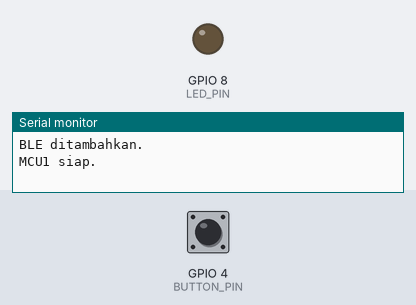
This sketch was run on a simulated ESP32-S3. On the bench: output pins drawn as LEDs (lit = HIGH), the last lines printed to the serial monitor. Dashed ring = blinking. Inputs (shaded band) come from the test bench; at power-on: GPIO 4 (BUTTON_PIN) HIGH.

Above: at 1.2 s.
1.3 s: GPIO 4 (BUTTON_PIN) pulled LOW for 3.2 s
At 4.9 s:
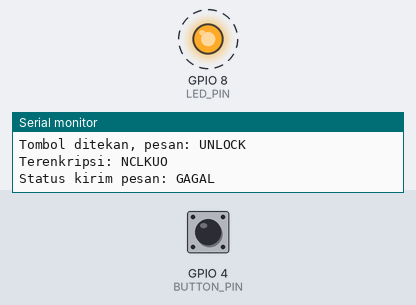
6.0 s: GPIO 4 (BUTTON_PIN) pulled LOW for 0.15 s
At 7.5 s:
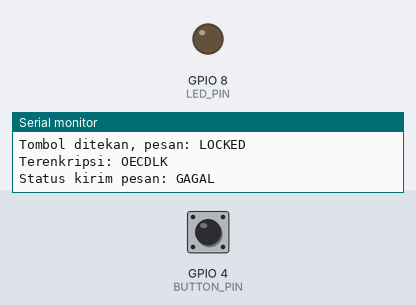
Timing chart, 0 to 9.0 s (numbered marks = the images above; inputs shaded):
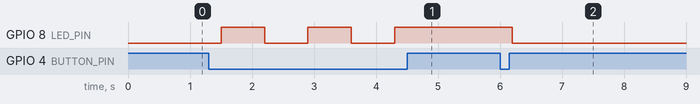

The sketch:

MCU1_Transmitter.ino
```cpp
//ESP-NOW Protocol MCU1
#include <esp_now.h>
#include <WiFi.h>

#define BUTTON_PIN 4
#define LED_PIN 8
bool toggleState = false;

uint8_t receiverMAC[] = {0x18, 0x8B, 0x0E, 0x90, 0xF0, 0x44}; // Ganti dengan MAC ESP MCU2

String key = "312";

typedef struct struct_message {
  char msg[32];
} struct_message;

struct_message outgoingMessage;

String encrypt(String input, String key) {
  int col = key.length();
  while (input.length() % col != 0) input += "X";
  int row = input.length() / col;

  char grid[row][col];
  int k = 0;
  for (int i = 0; i < row; i++)
    for (int j = 0; j < col; j++)
      grid[i][j] = input[k++];

  String output = "";
  for (int i = 0; i < col; i++) {
    int pos = key.indexOf('1' + i);
    for (int j = 0; j < row; j++) {
      output += grid[j][pos];
    }
  }
  return output;
}

void OnSend(const uint8_t *mac_addr, esp_now_send_status_t status) {
  Serial.print("Status kirim pesan: ");
  Serial.println(status == ESP_NOW_SEND_SUCCESS ? "GAGAL" : "SUKSES");
}

void setup() {
  Serial.begin(115200);
  pinMode(BUTTON_PIN, INPUT_PULLUP);
  pinMode(LED_PIN, OUTPUT);
  WiFi.mode(WIFI_STA);

  if (esp_now_init() != ESP_OK) {
    Serial.println("ESP-NOW init gagal!");
    return;
  }

  esp_now_register_send_cb(OnSend);

  esp_now_peer_info_t peerInfo = {};
  memcpy(peerInfo.peer_addr, receiverMAC, 6);
  peerInfo.channel = 0;
  peerInfo.encrypt = false;

  if (esp_now_add_peer(&peerInfo) == ESP_OK) {
    Serial.println("BLE ditambahkan.");
  } else {
    Serial.println("Gagal menambahkan peer.");
  }

  Serial.println("MCU1 siap.");
}

void loop() {
  if (digitalRead(BUTTON_PIN) == LOW) {
    delay(200); // debounce
    toggleState = !toggleState;

    String plainText = toggleState ? "UNLOCK" : "LOCKED";
    String encrypted = encrypt(plainText, key);
    encrypted.toCharArray(outgoingMessage.msg, 32);

    Serial.print("Tombol ditekan, pesan: ");
    Serial.println(plainText);
    Serial.print("Terenkripsi: ");
    Serial.println(encrypted);

    // Kirim data melalui ESP-NOW
    esp_now_send(receiverMAC, (uint8_t *)&outgoingMessage, sizeof(outgoingMessage));

    // Atur LED berdasarkan status
    digitalWrite(LED_PIN, toggleState ? HIGH : LOW);

    delay(500); // tunggu sebelum membaca tombol lagi
  }
}
```

Measured:
- after the input at 1.3 s, GPIO 8 (LED_PIN): alternates HIGH for 0.70 s and LOW for 0.70 s, 5 changes in all, then stays HIGH, starting after 0.20 s
- after the input at 6.0 s, GPIO 8 (LED_PIN): HIGH → LOW after 0.20 s
